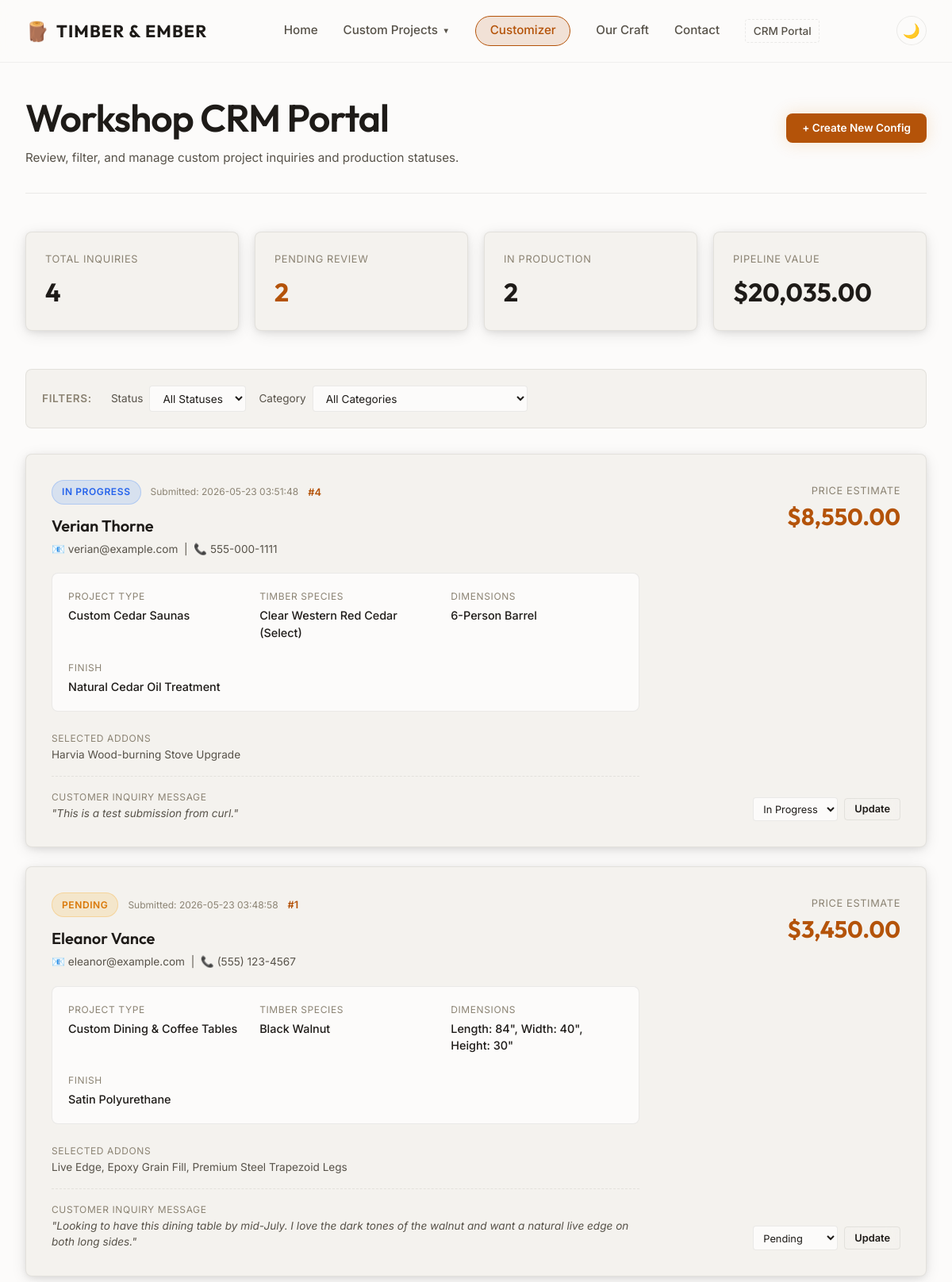
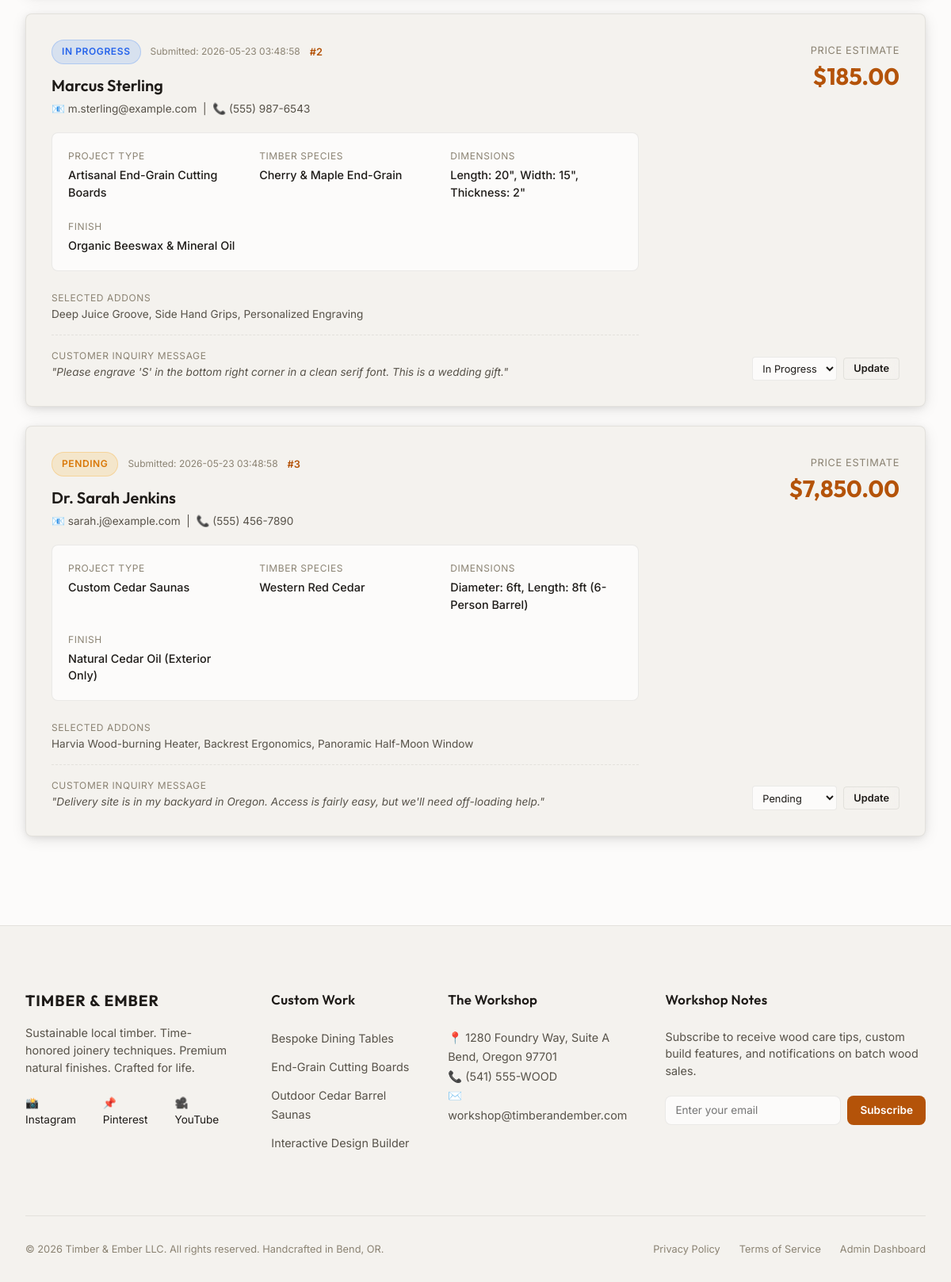
/dashboard, run on the app's committed database (2 pictures, top to bottom).
### tables this page shows
CREATE TABLE quotes (
            id INTEGER PRIMARY KEY AUTOINCREMENT,
            name TEXT NOT NULL,
            email TEXT NOT NULL,
            phone TEXT NOT NULL,
            category TEXT NOT NULL,
            wood_type TEXT NOT NULL,
            dimensions TEXT NOT NULL,
            finish TEXT NOT NULL,
            addons TEXT,
            estimated_price REAL NOT NULL,
            message TEXT,
            status TEXT DEFAULT 'Pending',
            created_at DATETIME DEFAULT CURRENT_TIMESTAMP
        );

### app.py (the view)
@app.route('/dashboard')
def dashboard():
    status_filter = request.args.get('status', 'All')
    category_filter = request.args.get('category', 'All')
    query = 'SELECT * FROM quotes'
    conditions = []
    params = []
    if status_filter != 'All':
        conditions.append('status = ?')
        params.append(status_filter)
    if category_filter != 'All':
        conditions.append('category = ?')
        params.append(category_filter)
    if conditions:
        query += ' WHERE ' + ' AND '.join(conditions)
    query += ' ORDER BY created_at DESC'
    conn = get_db_connection()
    quotes = conn.execute(query, params).fetchall()
    conn.close()
    conn = get_db_connection()
    total_quotes = conn.execute('SELECT COUNT(*) FROM quotes').fetchone()[0]
    pending_quotes = conn.execute("SELECT COUNT(*) FROM quotes WHERE status = 'Pending'").fetchone()[0]
    approved_quotes = conn.execute("SELECT COUNT(*) FROM quotes WHERE status = 'In Progress'").fetchone()[0]
    total_value = conn.execute("SELECT SUM(estimated_price) FROM quotes WHERE status != 'Cancelled'").fetchone()[0] or 0
    conn.close()
    stats = {
        'total': total_quotes,
        'pending': pending_quotes,
        'in_progress': approved_quotes,
        'value': total_value
    }
    return render_template('dashboard.html',
                           quotes=quotes,
                           stats=stats,
                           selected_status=status_filter,
                           selected_category=category_filter,
                           categories_data=CATEGORIES_DATA)

### app.py (called while the page is built)
def get_db_connection():
    conn = sqlite3.connect(DB_PATH)
    conn.row_factory = sqlite3.Row
    return conn

### templates/dashboard.html (shortened to what this page needs)
{% extends "base.html" %}
{% block content %}
<section class="section-padding">
    <div class="section-container">
        <div class="dashboard-header">
            <div>
                <h1 class="section-title" style="font-family: var(--font-heading); margin-bottom: 0.25rem;">Workshop CRM Portal</h1>
                <p style="color: var(--color-text-secondary); font-size: 0.95rem;">Review, filter, and manage custom project inquiries and production statuses.</p>
            </div>
            <a href="{{ url_for('configurator') }}" class="btn btn-primary btn-sm" style="padding: 0.5rem 1.25rem; font-size: 0.85rem;">
                + Create New Config
            </a>
        </div>
        <div class="stats-row">
            <div class="stat-card">
                <span class="stat-label">Total Inquiries</span>
                <div class="stat-value">{{ stats.total }}</div>
            </div>
            <div class="stat-card accent">
                <span class="stat-label">Pending Review</span>
                <div class="stat-value">{{ stats.pending }}</div>
            </div>
            <div class="stat-card">
                <span class="stat-label">In Production</span>
                <div class="stat-value">{{ stats.in_progress }}</div>
            </div>
            <div class="stat-card">
                <span class="stat-label">Pipeline Value</span>
                <div class="stat-value">${{ "{:,.2f}".format(stats.value) }}</div>
            </div>
        </div>
        <div class="filter-bar">
            <span style="font-size: 0.85rem; font-weight: 600; text-transform: uppercase; color: var(--color-text-muted); letter-spacing: 0.05em;">Filters:</span>
            <form action="{{ url_for('dashboard') }}" method="GET" style="display: flex; gap: 1rem; flex-wrap: wrap; flex-grow: 1; align-items: center;">
                <div style="display: flex; align-items: center; gap: 0.5rem;">
                    <label for="filter-status" style="font-size: 0.85rem; color: var(--color-text-secondary);">Status</label>
                    <select name="status" id="filter-status" onchange="this.form.submit()" style="padding: 0.4rem 0.75rem; background: var(--color-bg-primary); border: 1px solid var(--color-border); color: var(--color-text-primary); border-radius: var(--border-radius-sm); font-size: 0.85rem;">
                        <option value="All" {% if selected_status == 'All' %}selected{% endif %}>All Statuses</option>
                    </select>
                </div>
                <div style="display: flex; align-items: center; gap: 0.5rem;">
                    <label for="filter-category" style="font-size: 0.85rem; color: var(--color-text-secondary);">Category</label>
                    <select name="category" id="filter-category" onchange="this.form.submit()" style="padding: 0.4rem 0.75rem; background: var(--color-bg-primary); border: 1px solid var(--color-border); color: var(--color-text-primary); border-radius: var(--border-radius-sm); font-size: 0.85rem;">
                        <option value="All" {% if selected_category == 'All' %}selected{% endif %}>All Categories</option>
                    </select>
                </div>
            </form>
        </div>
        <div class="quotes-grid">
            {% if quotes %}
                {% for quote in quotes %}
                <article class="quote-card">
                    <div>
                        <div style="display: flex; align-items: center; gap: 0.75rem; flex-wrap: wrap;">
                            <span class="status-badge status-{{ quote.status.lower().replace(' ', '-') }}">
                                {{ quote.status }}
                            </span>
                            <span style="font-size: 0.75rem; color: var(--color-text-muted);">
                                Submitted: {{ quote.created_at }}
                            </span>
                            <span style="font-size: 0.8rem; font-weight: 600; color: var(--color-brand-primary);">
                                #{{ quote.id }}
                            </span>
                        </div>
                        <h3 style="font-family: var(--font-heading); font-size: 1.25rem; font-weight: 600; margin: 0.75rem 0 0.25rem;">
                            {{ quote.name }}
                        </h3>
                        <p style="font-size: 0.85rem; color: var(--color-text-secondary); margin-bottom: 1.25rem;">
                            📧 <a href="mailto:{{ quote.email }}">{{ quote.email }}</a> &nbsp;|&nbsp; 📞 {{ quote.phone }}
                        </p>
                        <div class="quote-details">
                            <div class="detail-group">
                                <span class="detail-label">Project Type</span>
                                <span class="detail-val">{{ categories_data.get(quote.category, {}).get('title', quote.category).split(' | ')[0] }}</span>
                            </div>
                            <div class="detail-group">
                                <span class="detail-label">Timber Species</span>
                                <span class="detail-val">{{ quote.wood_type }}</span>
                            </div>
                            <div class="detail-group">
                                <span class="detail-label">Dimensions</span>
                                <span class="detail-val">{{ quote.dimensions }}</span>
                            </div>
                            <div class="detail-group">
                                <span class="detail-label">Finish</span>
                                <span class="detail-val">{{ quote.finish }}</span>
                            </div>
                        </div>
                        <div style="margin-top: 1rem;">
                            <span class="detail-label">Selected Addons</span>
                            <p style="font-size: 0.85rem; color: var(--color-text-secondary);">{{ quote.addons }}</p>
                        </div>
                        {% if quote.message %}
                        <div style="margin-top: 1rem; border-top: 1px dashed var(--color-border); padding-top: 0.75rem;">
                            <span class="detail-label">Customer Inquiry Message</span>
                            <p style="font-size: 0.85rem; color: var(--color-text-secondary); line-height: 1.5; font-style: italic;">
                                "{{ quote.message }}"
                            </p>
                        </div>
                        {% endif %}
                    </div>
                    <div class="quote-meta">
                        <div>
                            <span class="price-label">Price Estimate</span>
                            <div class="quote-price">${{ "{:,.2f}".format(quote.estimated_price) }}</div>
                        </div>
                        <div>
                            <form action="{{ url_for('update_status', quote_id=quote.id) }}" method="POST" class="status-update-form">
                                <select name="status" id="status-select-{{ quote.id }}" class="status-select">
                                    <option value="Pending" {% if quote.status == 'Pending' %}selected{% endif %}>Pending</option>
                                    <option value="In Progress" {% if quote.status == 'In Progress' %}selected{% endif %}>In Progress</option>
                                </select>
                                <button type="submit" class="btn btn-secondary btn-sm" style="padding: 0.35rem 0.75rem; font-size: 0.8rem; border-radius: var(--border-radius-sm);">
                                    Update
                                </button>
                            </form>
                        </div>
                    </div>
                </article>
                {% endfor %}
            {% endif %}
        </div>
    </div>
</section>
{% endblock %}

### templates/base.html (shortened to what this page needs)
<!DOCTYPE html>
<html lang="en">
<head>
    <link rel="stylesheet" href="{{ url_for('static', filename='css/style.css') }}">
</head>
<body>
    <header class="main-header">
        <div class="header-container">
            <a href="{{ url_for('index') }}" class="logo-link" id="nav-logo">
                <span class="logo-symbol">🪵</span>
                <span class="logo-text">TIMBER & EMBER</span>
            </a>
            <nav class="desktop-nav" aria-label="Main Navigation">
                <a href="{{ url_for('index') }}" class="nav-item">Home</a>
                <div class="nav-dropdown">
                    <span class="nav-item dropdown-toggle" tabindex="0">Custom Projects <span class="chevron">▼</span></span>
                </div>
                <a href="{{ url_for('configurator') }}" class="nav-item nav-highlight">Customizer</a>
                <a href="{{ url_for('about') }}" class="nav-item">Our Craft</a>
                <a href="{{ url_for('contact') }}" class="nav-item">Contact</a>
                <a href="{{ url_for('dashboard') }}" class="nav-item admin-link">CRM Portal</a>
            </nav>
            <div class="header-actions">
                <button id="theme-toggle" class="theme-toggle-btn" aria-label="Toggle light/dark theme">
                    <span class="moon-icon">🌙</span>
                </button>
            </div>
        </div>
    </header>
    <main class="page-content">
        {% block content %}{% endblock %}
    </main>
    <footer class="main-footer">
        <div class="footer-container">
            <div class="footer-section brand-info">
                <span class="footer-logo">TIMBER & EMBER</span>
                <p class="footer-desc">Sustainable local timber. Time-honored joinery techniques. Premium natural finishes. Crafted for life.</p>
                <div class="social-links">
                    <a href="#" aria-label="Instagram">📸 Instagram</a>
                    <a href="#" aria-label="Pinterest">📌 Pinterest</a>
                    <a href="#" aria-label="YouTube">🎥 YouTube</a>
                </div>
            </div>
            <div class="footer-section links-section">
                <h4>Custom Work</h4>
                <ul>
                    <li><a href="{{ url_for('category', name='tables') }}">Bespoke Dining Tables</a></li>
                    <li><a href="{{ url_for('category', name='cutting-boards') }}">End-Grain Cutting Boards</a></li>
                    <li><a href="{{ url_for('category', name='saunas') }}">Outdoor Cedar Barrel Saunas</a></li>
                    <li><a href="{{ url_for('configurator') }}">Interactive Design Builder</a></li>
                </ul>
            </div>
            <div class="footer-section contact-section">
                <h4>The Workshop</h4>
                <p>📍 1280 Foundry Way, Suite A<br>Bend, Oregon 97701</p>
                <p>📞 (541) 555-WOOD<br>✉️ workshop@timberandember.com</p>
            </div>
            <div class="footer-section newsletter-section">
                <h4>Workshop Notes</h4>
                <p>Subscribe to receive wood care tips, custom build features, and notifications on batch wood sales.</p>
                <form class="footer-subscribe-form" onsubmit="event.preventDefault(); alert('Thank you for subscribing!'); this.reset();">
                    <input type="email" placeholder="Enter your email" required aria-label="Newsletter email input">
                    <button type="submit" class="btn-footer">Subscribe</button>
                </form>
            </div>
        </div>
        <div class="footer-bottom">
            <p>&copy; 2026 Timber & Ember LLC. All rights reserved. Handcrafted in Bend, OR.</p>
            <div class="footer-bottom-links">
                <a href="#">Privacy Policy</a>
                <a href="#">Terms of Service</a>
                <a href="{{ url_for('dashboard') }}">Admin Dashboard</a>
            </div>
        </div>
    </footer>
</body>
</html>

### data on the page
quotes: status "IN PROGRESS", created_at "2026-05-23 03:51:48", id "4", name "Verian Thorne", email "verian@example.com", phone "555-000-1111", get "Custom Cedar Saunas", wood_type "Clear Western Red Cedar (Select)", dimensions "6-Person Barrel", finish "Natural Cedar Oil Treatment", addons "Harvia Wood-burning Stove Upgrade", message "This is a test submission from curl.", estimated_price "8,550.00", status "In Progress"
quotes: status "PENDING", created_at "2026-05-23 03:48:58", id "1", name "Eleanor Vance", email "eleanor@example.com", phone "(555) 123-4567", get "Custom Dining & Coffee Tables", wood_type "Black Walnut", dimensions "Length: 84\", Width: 40\", Height: 30\"", finish "Satin Polyurethane", addons "Live Edge, Epoxy Grain Fill, Premium Steel Trapezoid Legs", message "Looking to have this dining table by mid-July. I love the dark tones of the walnut and want a natural live edge on both long sides.", estimated_price "3,450.00", status "Pending"
quotes: status "IN PROGRESS", created_at "2026-05-23 03:48:58", id "2", name "Marcus Sterling", email "m.sterling@example.com", phone "(555) 987-6543", get "Artisanal End-Grain Cutting Boards", wood_type "Cherry & Maple End-Grain", dimensions "Length: 20\", Width: 15\", Thickness: 2\"", finish "Organic Beeswax & Mineral Oil", addons "Deep Juice Groove, Side Hand Grips, Personalized Engraving", message "Please engrave 'S' in the bottom right corner in a clean serif font. This is a wedding gift.", estimated_price "185.00", status "In Progress"
quotes: status "PENDING", created_at "2026-05-23 03:48:58", id "3", name "Dr. Sarah Jenkins", email "sarah.j@example.com", phone "(555) 456-7890", get "Custom Cedar Saunas", wood_type "Western Red Cedar", dimensions "Diameter: 6ft, Length: 8ft (6-Person Barrel)", finish "Natural Cedar Oil (Exterior Only)", addons "Harvia Wood-burning Heater, Backrest Ergonomics, Panoramic Half-Moon Window", message "Delivery site is in my backyard in Oregon. Access is fairly easy, but we'll need off-loading help.", estimated_price "7,850.00", status "Pending"

### other printed values
{{ stats.total }} "4"
{{ stats.pending }} "2"
{{ stats.in_progress }} "2"
{{ "{:,.2f}".format(stats.value) }} "20,035.00"
